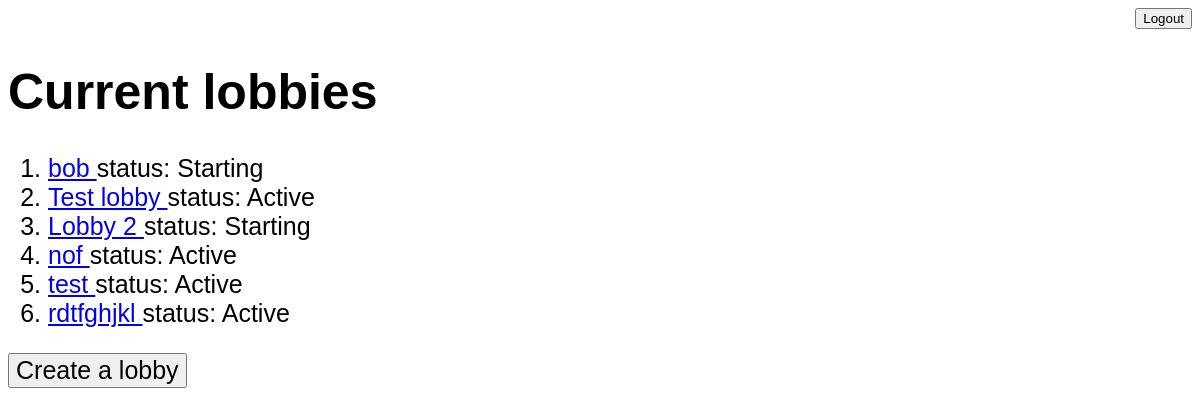
Screenshot of /lobby/ (signed in) with the database file from the repository.
### lobby/models.py (models this page shows)
class Lobby(models.Model):
    lobbyid = models.AutoField(primary_key=True)
    lobby_name = models.CharField(max_length=255)
    game_admin = models.ForeignKey(User, on_delete=models.CASCADE, null=True)
    game_status = models.IntegerField(choices=GAME_STATUS)
    game_cycle = models.IntegerField(choices=GAME_CYCLE, default=0)
    max_players = models.IntegerField()

### lobby/views.py (the view)
# urls.py: path('lobby/', MainLobbyView.as_view(), name='mainlobby'),
class MainLobbyView(View):
    def get(self, request):
        lobbies = Lobby.objects.all()
        you = Participant.objects.get(userId=request.user.id)
        you.voted = False
        you.role = 0
        you.vote_count = 0
        you.save()
        print(you.vote_count)
        print(you.voted)
        print(you.role)
        return render(request, 'lobby/main.html', {'lobbies': lobbies})

### templates/lobby/main.html (shortened to what this page needs)
<!DOCTYPE html>
<html lang="en">
<head>
</head>
<body>
{% if user.is_authenticated %}
    <form action="{% url 'logout' %}" method="post">
        <div class="container">
            <button class="button-logout" type="submit">Logout</button>
        </div>
    </form>
{% endif %}
<h1>Current lobbies</h1>
<ol>
    {% for l in lobbies %}
        <li><a href="/lobby/{{ l.lobbyid }}/">{{ l.lobby_name }} </a> status: {{ l.get_game_status_display }}</li>
    {% endfor %}
</ol>
<a class="fonts" href="/lobby/CreateLobby/">
    <button class="fonts">Create a lobby</button>
</a>
</body>
</html>

### templates/lobby/main.html (style rules this page uses)
* { font-family: Arial; }
body { font-size: 25px; }
.fonts { font-size: 25px; }
.container { display: flex; justify-items: end; place-content: end; place-items: end; }

### rows the page displays
Lobby: lobby_name "bob", game_status "Starting"
Lobby: lobby_name "Test lobby", game_status "Active"
Lobby: lobby_name "Lobby 2", game_status "Starting"
Lobby: lobby_name "nof", game_status "Active"
Lobby: lobby_name "test", game_status "Active"
Lobby: lobby_name "rdtfghjkl", game_status "Active"
